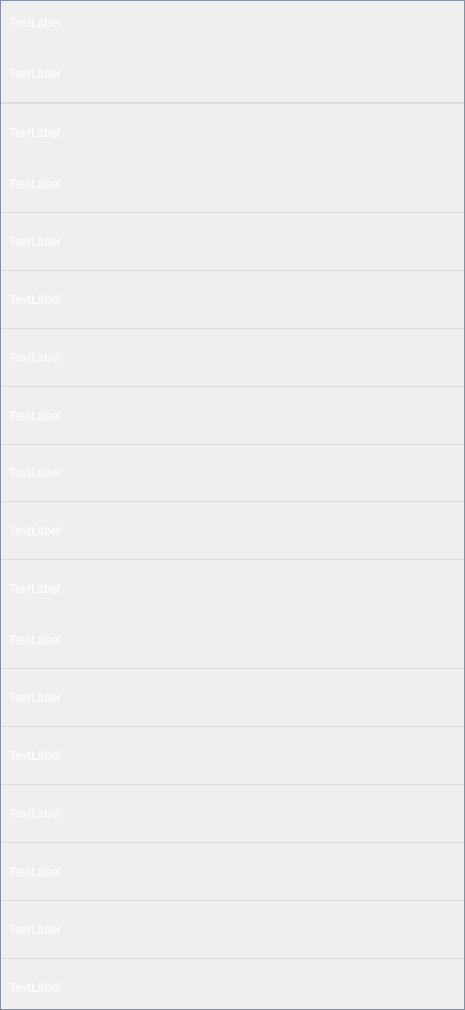
<?xml version="1.0" encoding="UTF-8"?>
<ui version="4.0">
 <class>AgvStatus</class>
 <widget class="QWidget" name="AgvStatus">
  <property name="geometry">
   <rect>
    <x>0</x>
    <y>0</y>
    <width>465</width>
    <height>1010</height>
   </rect>
  </property>
  <property name="windowTitle">
   <string>Form</string>
  </property>
  <layout class="QGridLayout" name="gridLayout">
   <property name="leftMargin">
    <number>0</number>
   </property>
   <property name="topMargin">
    <number>0</number>
   </property>
   <property name="rightMargin">
    <number>0</number>
   </property>
   <property name="bottomMargin">
    <number>0</number>
   </property>
   <property name="spacing">
    <number>0</number>
   </property>
   <item row="0" column="0">
    <widget class="QWidget" name="widget_20" native="true">
     <property name="styleSheet">
      <string notr="true">#widget_20{background-color:rgba(255,255,255, 0);border:0.5px solid #838fa2;}</string>
     </property>
     <layout class="QVBoxLayout" name="verticalLayout">
      <property name="leftMargin">
       <number>0</number>
      </property>
      <property name="topMargin">
       <number>0</number>
      </property>
      <property name="rightMargin">
       <number>0</number>
      </property>
      <property name="bottomMargin">
       <number>0</number>
      </property>
      <item>
       <widget class="QWidget" name="widget_2" native="true">
        <property name="styleSheet">
         <string notr="true">#widget_2{border-image: url(:/image/home_all/zhai_duan_copy.png);}</string>
        </property>
        <layout class="QHBoxLayout" name="horizontalLayout_16">
         <item>
          <widget class="QLabel" name="label">
           <property name="styleSheet">
            <string notr="true">QLabel{color: rgb(255, 255, 255);}
</string>
           </property>
           <property name="text">
            <string>TextLabel</string>
           </property>
          </widget>
         </item>
         <item>
          <spacer name="horizontalSpacer">
           <property name="orientation">
            <enum>Qt::Horizontal</enum>
           </property>
           <property name="sizeHint" stdset="0">
            <size>
             <width>384</width>
             <height>20</height>
            </size>
           </property>
          </spacer>
         </item>
        </layout>
       </widget>
      </item>
      <item>
       <layout class="QHBoxLayout" name="horizontalLayout">
        <property name="leftMargin">
         <number>9</number>
        </property>
        <item>
         <widget class="QLabel" name="label_32">
          <property name="styleSheet">
           <string notr="true">QLabel{color: rgb(255, 255, 255);}
</string>
          </property>
          <property name="text">
           <string>TextLabel</string>
          </property>
         </widget>
        </item>
        <item>
         <widget class="QLabel" name="label_33">
          <property name="styleSheet">
           <string notr="true">QLabel{color: rgb(255, 255, 255);}
</string>
          </property>
          <property name="text">
           <string/>
          </property>
         </widget>
        </item>
       </layout>
      </item>
      <item>
       <widget class="QWidget" name="widget_3" native="true">
        <property name="maximumSize">
         <size>
          <width>16777215</width>
          <height>2</height>
         </size>
        </property>
        <property name="styleSheet">
         <string notr="true">#widget_3{background-color: rgba(131, 143, 162, 0.2);}</string>
        </property>
       </widget>
      </item>
      <item>
       <widget class="QWidget" name="widget_4" native="true">
        <property name="styleSheet">
         <string notr="true">#widget_4{border-image: url(:/image/home_all/zhai_duan_copy.png);}</string>
        </property>
        <layout class="QHBoxLayout" name="horizontalLayout_17">
         <item>
          <widget class="QLabel" name="label_2">
           <property name="styleSheet">
            <string notr="true">QLabel{color: rgb(255, 255, 255);}
</string>
           </property>
           <property name="text">
            <string>TextLabel</string>
           </property>
          </widget>
         </item>
         <item>
          <spacer name="horizontalSpacer_2">
           <property name="orientation">
            <enum>Qt::Horizontal</enum>
           </property>
           <property name="sizeHint" stdset="0">
            <size>
             <width>384</width>
             <height>20</height>
            </size>
           </property>
          </spacer>
         </item>
        </layout>
       </widget>
      </item>
      <item>
       <layout class="QHBoxLayout" name="horizontalLayout_2">
        <property name="leftMargin">
         <number>9</number>
        </property>
        <item>
         <widget class="QLabel" name="label_4">
          <property name="styleSheet">
           <string notr="true">QLabel{color: rgb(255, 255, 255);}
</string>
          </property>
          <property name="text">
           <string>TextLabel</string>
          </property>
         </widget>
        </item>
        <item>
         <widget class="QLabel" name="label_5">
          <property name="styleSheet">
           <string notr="true">QLabel{color: rgb(255, 255, 255);}
</string>
          </property>
          <property name="text">
           <string/>
          </property>
         </widget>
        </item>
       </layout>
      </item>
      <item>
       <widget class="QWidget" name="widget_5" native="true">
        <property name="maximumSize">
         <size>
          <width>16777215</width>
          <height>1</height>
         </size>
        </property>
        <property name="styleSheet">
         <string notr="true">#widget_5{background-color: rgba(131, 143, 162, 0.2);}</string>
        </property>
       </widget>
      </item>
      <item>
       <layout class="QHBoxLayout" name="horizontalLayout_3">
        <property name="leftMargin">
         <number>9</number>
        </property>
        <item>
         <widget class="QLabel" name="label_6">
          <property name="styleSheet">
           <string notr="true">QLabel{color: rgb(255, 255, 255);}
</string>
          </property>
          <property name="text">
           <string>TextLabel</string>
          </property>
         </widget>
        </item>
        <item>
         <widget class="QLabel" name="label_7">
          <property name="styleSheet">
           <string notr="true">QLabel{color: rgb(255, 255, 255);}
</string>
          </property>
          <property name="text">
           <string/>
          </property>
         </widget>
        </item>
       </layout>
      </item>
      <item>
       <widget class="QWidget" name="widget_6" native="true">
        <property name="maximumSize">
         <size>
          <width>16777215</width>
          <height>1</height>
         </size>
        </property>
        <property name="styleSheet">
         <string notr="true">#widget_6{background-color: rgba(131, 143, 162, 0.2);}</string>
        </property>
       </widget>
      </item>
      <item>
       <layout class="QHBoxLayout" name="horizontalLayout_4">
        <property name="leftMargin">
         <number>9</number>
        </property>
        <item>
         <widget class="QLabel" name="label_8">
          <property name="styleSheet">
           <string notr="true">QLabel{color: rgb(255, 255, 255);}
</string>
          </property>
          <property name="text">
           <string>TextLabel</string>
          </property>
         </widget>
        </item>
        <item>
         <widget class="QLabel" name="label_9">
          <property name="styleSheet">
           <string notr="true">QLabel{color: rgb(255, 255, 255);}
</string>
          </property>
          <property name="text">
           <string/>
          </property>
         </widget>
        </item>
       </layout>
      </item>
      <item>
       <widget class="QWidget" name="widget_7" native="true">
        <property name="maximumSize">
         <size>
          <width>16777215</width>
          <height>1</height>
         </size>
        </property>
        <property name="styleSheet">
         <string notr="true">#widget_7{background-color: rgba(131, 143, 162, 0.2);}</string>
        </property>
       </widget>
      </item>
      <item>
       <layout class="QHBoxLayout" name="horizontalLayout_5">
        <property name="leftMargin">
         <number>9</number>
        </property>
        <item>
         <widget class="QLabel" name="label_10">
          <property name="styleSheet">
           <string notr="true">QLabel{color: rgb(255, 255, 255);}
</string>
          </property>
          <property name="text">
           <string>TextLabel</string>
          </property>
         </widget>
        </item>
        <item>
         <widget class="QLabel" name="label_11">
          <property name="styleSheet">
           <string notr="true">QLabel{color: rgb(255, 255, 255);}
</string>
          </property>
          <property name="text">
           <string/>
          </property>
         </widget>
        </item>
       </layout>
      </item>
      <item>
       <widget class="QWidget" name="widget_8" native="true">
        <property name="maximumSize">
         <size>
          <width>16777215</width>
          <height>1</height>
         </size>
        </property>
        <property name="styleSheet">
         <string notr="true">#widget_8{background-color: rgba(131, 143, 162, 0.2);}</string>
        </property>
       </widget>
      </item>
      <item>
       <layout class="QHBoxLayout" name="horizontalLayout_6">
        <property name="leftMargin">
         <number>9</number>
        </property>
        <item>
         <widget class="QLabel" name="label_12">
          <property name="styleSheet">
           <string notr="true">QLabel{color: rgb(255, 255, 255);}
</string>
          </property>
          <property name="text">
           <string>TextLabel</string>
          </property>
         </widget>
        </item>
        <item>
         <widget class="QLabel" name="label_13">
          <property name="styleSheet">
           <string notr="true">QLabel{color: rgb(255, 255, 255);}
</string>
          </property>
          <property name="text">
           <string/>
          </property>
         </widget>
        </item>
       </layout>
      </item>
      <item>
       <widget class="QWidget" name="widget_9" native="true">
        <property name="maximumSize">
         <size>
          <width>16777215</width>
          <height>1</height>
         </size>
        </property>
        <property name="styleSheet">
         <string notr="true">#widget_9{background-color: rgba(131, 143, 162, 0.2);}</string>
        </property>
       </widget>
      </item>
      <item>
       <layout class="QHBoxLayout" name="horizontalLayout_7">
        <property name="leftMargin">
         <number>9</number>
        </property>
        <item>
         <widget class="QLabel" name="label_14">
          <property name="styleSheet">
           <string notr="true">QLabel{color: rgb(255, 255, 255);}
</string>
          </property>
          <property name="text">
           <string>TextLabel</string>
          </property>
         </widget>
        </item>
        <item>
         <widget class="QLabel" name="label_15">
          <property name="styleSheet">
           <string notr="true">QLabel{color: rgb(255, 255, 255);}
</string>
          </property>
          <property name="text">
           <string/>
          </property>
         </widget>
        </item>
       </layout>
      </item>
      <item>
       <widget class="QWidget" name="widget_10" native="true">
        <property name="maximumSize">
         <size>
          <width>16777215</width>
          <height>1</height>
         </size>
        </property>
        <property name="styleSheet">
         <string notr="true">#widget_10{background-color: rgba(131, 143, 162, 0.2);}</string>
        </property>
       </widget>
      </item>
      <item>
       <layout class="QHBoxLayout" name="horizontalLayout_8">
        <property name="leftMargin">
         <number>9</number>
        </property>
        <item>
         <widget class="QLabel" name="label_16">
          <property name="styleSheet">
           <string notr="true">QLabel{color: rgb(255, 255, 255);}
</string>
          </property>
          <property name="text">
           <string>TextLabel</string>
          </property>
         </widget>
        </item>
        <item>
         <widget class="QLabel" name="label_17">
          <property name="styleSheet">
           <string notr="true">QLabel{color: rgb(255, 255, 255);}
</string>
          </property>
          <property name="text">
           <string/>
          </property>
         </widget>
        </item>
       </layout>
      </item>
      <item>
       <widget class="QWidget" name="widget_11" native="true">
        <property name="maximumSize">
         <size>
          <width>16777215</width>
          <height>1</height>
         </size>
        </property>
        <property name="styleSheet">
         <string notr="true">#widget_11{background-color: rgba(131, 143, 162, 0.2);}</string>
        </property>
       </widget>
      </item>
      <item>
       <widget class="QWidget" name="widget_12" native="true">
        <property name="styleSheet">
         <string notr="true">#widget_12{border-image: url(:/image/home_all/zhai_duan_copy.png);}</string>
        </property>
        <layout class="QHBoxLayout" name="horizontalLayout_18">
         <item>
          <widget class="QLabel" name="label_3">
           <property name="styleSheet">
            <string notr="true">QLabel{color: rgb(255, 255, 255);}
</string>
           </property>
           <property name="text">
            <string>TextLabel</string>
           </property>
          </widget>
         </item>
         <item>
          <spacer name="horizontalSpacer_3">
           <property name="orientation">
            <enum>Qt::Horizontal</enum>
           </property>
           <property name="sizeHint" stdset="0">
            <size>
             <width>384</width>
             <height>20</height>
            </size>
           </property>
          </spacer>
         </item>
        </layout>
       </widget>
      </item>
      <item>
       <layout class="QHBoxLayout" name="horizontalLayout_9">
        <property name="leftMargin">
         <number>9</number>
        </property>
        <item>
         <widget class="QLabel" name="label_18">
          <property name="styleSheet">
           <string notr="true">QLabel{color: rgb(255, 255, 255);}
</string>
          </property>
          <property name="text">
           <string>TextLabel</string>
          </property>
         </widget>
        </item>
        <item>
         <widget class="QLabel" name="label_19">
          <property name="styleSheet">
           <string notr="true">QLabel{color: rgb(255, 255, 255);}
</string>
          </property>
          <property name="text">
           <string/>
          </property>
         </widget>
        </item>
       </layout>
      </item>
      <item>
       <widget class="QWidget" name="widget_13" native="true">
        <property name="maximumSize">
         <size>
          <width>16777215</width>
          <height>1</height>
         </size>
        </property>
        <property name="styleSheet">
         <string notr="true">#widget_13{background-color: rgba(131, 143, 162, 0.2);}</string>
        </property>
       </widget>
      </item>
      <item>
       <layout class="QHBoxLayout" name="horizontalLayout_10">
        <property name="leftMargin">
         <number>9</number>
        </property>
        <item>
         <widget class="QLabel" name="label_20">
          <property name="styleSheet">
           <string notr="true">QLabel{color: rgb(255, 255, 255);}
</string>
          </property>
          <property name="text">
           <string>TextLabel</string>
          </property>
         </widget>
        </item>
        <item>
         <widget class="QLabel" name="label_21">
          <property name="styleSheet">
           <string notr="true">QLabel{color: rgb(255, 255, 255);}
</string>
          </property>
          <property name="text">
           <string/>
          </property>
         </widget>
        </item>
       </layout>
      </item>
      <item>
       <widget class="QWidget" name="widget_14" native="true">
        <property name="maximumSize">
         <size>
          <width>16777215</width>
          <height>1</height>
         </size>
        </property>
        <property name="styleSheet">
         <string notr="true">#widget_14{background-color: rgba(131, 143, 162, 0.2);}</string>
        </property>
       </widget>
      </item>
      <item>
       <layout class="QHBoxLayout" name="horizontalLayout_11">
        <property name="leftMargin">
         <number>9</number>
        </property>
        <item>
         <widget class="QLabel" name="label_22">
          <property name="styleSheet">
           <string notr="true">QLabel{color: rgb(255, 255, 255);}
</string>
          </property>
          <property name="text">
           <string>TextLabel</string>
          </property>
         </widget>
        </item>
        <item>
         <widget class="QLabel" name="label_23">
          <property name="styleSheet">
           <string notr="true">QLabel{color: rgb(255, 255, 255);}
</string>
          </property>
          <property name="text">
           <string/>
          </property>
         </widget>
        </item>
       </layout>
      </item>
      <item>
       <widget class="QWidget" name="widget_15" native="true">
        <property name="maximumSize">
         <size>
          <width>16777215</width>
          <height>1</height>
         </size>
        </property>
        <property name="styleSheet">
         <string notr="true">#widget_15{background-color: rgba(131, 143, 162, 0.2);}</string>
        </property>
       </widget>
      </item>
      <item>
       <layout class="QHBoxLayout" name="horizontalLayout_12">
        <property name="leftMargin">
         <number>9</number>
        </property>
        <item>
         <widget class="QLabel" name="label_24">
          <property name="styleSheet">
           <string notr="true">QLabel{color: rgb(255, 255, 255);}
</string>
          </property>
          <property name="text">
           <string>TextLabel</string>
          </property>
         </widget>
        </item>
        <item>
         <widget class="QLabel" name="label_25">
          <property name="styleSheet">
           <string notr="true">QLabel{color: rgb(255, 255, 255);}
</string>
          </property>
          <property name="text">
           <string/>
          </property>
         </widget>
        </item>
       </layout>
      </item>
      <item>
       <widget class="QWidget" name="widget_16" native="true">
        <property name="maximumSize">
         <size>
          <width>16777215</width>
          <height>1</height>
         </size>
        </property>
        <property name="styleSheet">
         <string notr="true">#widget_16{background-color: rgba(131, 143, 162, 0.2);}</string>
        </property>
       </widget>
      </item>
      <item>
       <layout class="QHBoxLayout" name="horizontalLayout_13">
        <property name="leftMargin">
         <number>9</number>
        </property>
        <item>
         <widget class="QLabel" name="label_26">
          <property name="styleSheet">
           <string notr="true">QLabel{color: rgb(255, 255, 255);}
</string>
          </property>
          <property name="text">
           <string>TextLabel</string>
          </property>
         </widget>
        </item>
        <item>
         <widget class="QLabel" name="label_27">
          <property name="styleSheet">
           <string notr="true">QLabel{color: rgb(255, 255, 255);}
</string>
          </property>
          <property name="text">
           <string/>
          </property>
         </widget>
        </item>
       </layout>
      </item>
      <item>
       <widget class="QWidget" name="widget_17" native="true">
        <property name="maximumSize">
         <size>
          <width>16777215</width>
          <height>1</height>
         </size>
        </property>
        <property name="styleSheet">
         <string notr="true">#widget_17{background-color: rgba(131, 143, 162, 0.2);}</string>
        </property>
       </widget>
      </item>
      <item>
       <layout class="QHBoxLayout" name="horizontalLayout_14">
        <property name="leftMargin">
         <number>9</number>
        </property>
        <item>
         <widget class="QLabel" name="label_28">
          <property name="styleSheet">
           <string notr="true">QLabel{color: rgb(255, 255, 255);}
</string>
          </property>
          <property name="text">
           <string>TextLabel</string>
          </property>
         </widget>
        </item>
        <item>
         <widget class="QLabel" name="label_29">
          <property name="styleSheet">
           <string notr="true">QLabel{color: rgb(255, 255, 255);}
</string>
          </property>
          <property name="text">
           <string/>
          </property>
         </widget>
        </item>
       </layout>
      </item>
      <item>
       <widget class="QWidget" name="widget_18" native="true">
        <property name="maximumSize">
         <size>
          <width>16777215</width>
          <height>1</height>
         </size>
        </property>
        <property name="styleSheet">
         <string notr="true">#widget_18{background-color: rgba(131, 143, 162, 0.2);}</string>
        </property>
       </widget>
      </item>
      <item>
       <layout class="QHBoxLayout" name="horizontalLayout_15">
        <property name="leftMargin">
         <number>9</number>
        </property>
        <item>
         <widget class="QLabel" name="label_30">
          <property name="styleSheet">
           <string notr="true">QLabel{color: rgb(255, 255, 255);}
</string>
          </property>
          <property name="text">
           <string>TextLabel</string>
          </property>
         </widget>
        </item>
        <item>
         <widget class="QLabel" name="label_31">
          <property name="styleSheet">
           <string notr="true">QLabel{color: rgb(255, 255, 255);}
</string>
          </property>
          <property name="text">
           <string/>
          </property>
         </widget>
        </item>
       </layout>
      </item>
     </layout>
    </widget>
   </item>
  </layout>
 </widget>
 <resources/>
 <connections/>
</ui>
